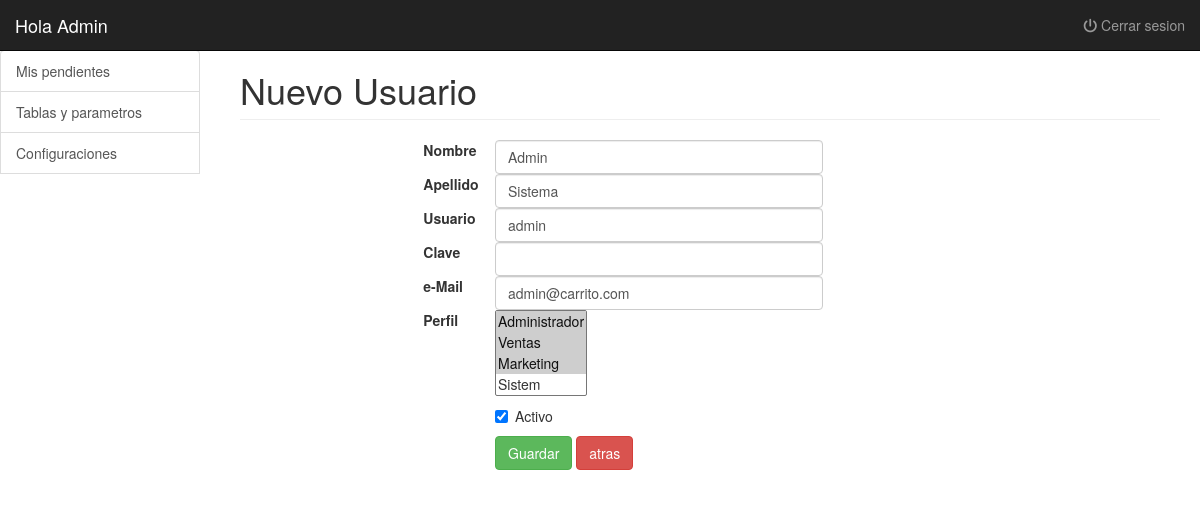
Screenshot of /tp-2/usuarios_ae.php?edit=1 (signed in) with the database file from the repository.
### tables this page shows
CREATE TABLE `usuarios` (
  `id_usuario` int(11) NOT NULL,
  `nombre` varchar(100) NOT NULL,
  `apellido` varchar(100) NOT NULL,
  `usuario` varchar(20) NOT NULL,
  `clave` varchar(50) NOT NULL,
  `email` varchar(100) NOT NULL,
  `tipo` int(2) NOT NULL,
  `activo` tinyint(1) NOT NULL,
  `salt` varchar(50) NOT NULL
);

### tp-2/clases/usuarios.php (called while the page is built, shortened)
<?php
Class Usuario{
	private $con;
	public function __construct($con){
		$this->con = $con;
	}
	public function get($id){
	    $query = "SELECT id_usuario,nombre,apellido,email,usuario,clave,activo,salt
		           FROM usuarios WHERE id_usuario = ".$id;
        $query = $this->con->query($query);
		$usuario = $query->fetch(PDO::FETCH_OBJ);
			$sql = 'SELECT perfil_id
					  FROM usuarios_perfiles
					  WHERE usuarios_perfiles.usuario_id = '.$usuario->id_usuario;
			foreach($this->con->query($sql) as $perfil){
				$usuario->perfiles[] = $perfil['perfil_id'];
			}
            return $usuario;
	}
}
?>

### tp-2/clases/perfil.php (called while the page is built, shortened)
<?php
Class Perfil{
	private $con;
	public function __construct($con){
		$this->con = $con;
	}
	public function getList(){
		$query = "SELECT id, nombre
		           FROM perfil";
        return $this->con->query($query);
	}
}
?>

### tp-2/usuarios_ae.php (the view, shortened to what this page needs)
<?php
require('header.php');
?>
<div class="container-fluid">
      <?php $userMenu = 'Usuarios';
	include('side_bar.php');
	$perfil = new Perfil($con);
	if(isset($_GET['edit'])){
            $usuario = $user->get($_GET['edit']);
	}
	?>
        <div class="col-sm-9 col-md-10 main">
	  <h1 class="page-header">
                    Nuevo Usuario
          </h1>
          <div class="col-md-2"></div>
            <form action="usuarios.php" method="post" class="col-md-6 from-horizontal">
                <div class="form-group">
                    <label for="nombre" class="col-sm-2 control-label">Nombre</label>
                    <div class="col-sm-10">
                        <input type="text" class="form-control" id="nombre" name="nombre" placeholder="" value="<?php echo isset($usuario->nombre)?$usuario->nombre:'';?>" required>
                    </div>
                </div>
                 <div class="form-group">
                    <label for="apellido" class="col-sm-2 control-label">Apellido</label>
                     <div class="col-sm-10">
                        <input type="text" class="form-control" id="apellido" name="apellido" placeholder="" value="<?php echo isset($usuario->apellido)?$usuario->apellido:'';?>" required>
                    </div>
                </div>
                 <div class="form-group">
                    <label for="usuario" class="col-sm-2 control-label">Usuario</label>
                     <div class="col-sm-10">
                        <input type="text" class="form-control" id="usuario" name="usuario" placeholder="" value="<?php echo isset($usuario->usuario)?$usuario->usuario:'';?>" required>
                    </div>
                </div>
                 <div class="form-group">
                    <label for="calve" class="col-sm-2 control-label">Clave</label>
                     <div class="col-sm-10">
                        <input type="password" class="form-control" id="clave" name="clave" placeholder="" >
                    </div>
                </div>
                 <div class="form-group">
                    <label for="email" class="col-sm-2 control-label">e-Mail</label>
                     <div class="col-sm-10">
                        <input type="email" class="form-control" id="email" name="email" placeholder="" value="<?php echo isset($usuario->email)?$usuario->email:'';?>" required>
                    </div>
                </div>
                <div class="form-group">
                    <label for="tipo" class="col-sm-2 control-label">Perfil</label>
                    <div class="col-sm-10">
                        <select name="perfil[]" id="perfil" multiple='multiple' required >
                            <?php  foreach($perfil->getList() as $t){?>
                                <option value="<?php echo $t['id']?>"
								<?php
									if(isset($usuario->perfiles)){
										if(in_array($t['id'],$usuario->perfiles)){
											echo ' selected="selected" ';
										}
									}
								?>><?php echo $t['nombre']?></option>
                            <?php }?>
                        </select>
                    </div>
                </div>
                <div class="form-group">
                    <div class="col-sm-offset-2 col-sm-10">
                    <div class="checkbox">
                        <label>
                        <input type="checkbox" name="activo" value="1" <?php echo (isset($usuario->activo)?(($usuario->activo == 1) ?'checked':''):'');?> required> Activo
                        </label>
                    </div>
                    </div>
                </div>
                <div class="form-group">
                    <div class="col-sm-offset-2 col-sm-10">
                    <button type="submit" class="btn btn-success" name="submit" >Guardar</button>
                    <a href="<?=$_SERVER["HTTP_REFERER"]?>"><button type="button" class="btn btn-danger" title="Agregar">atras</button></a>
                    </div>
                </div>
            </form>
          </div>
      </div>
	</div>
<?php include('footer.php');?>

### tp-2/css/styles.css (style rules this page uses)
body { padding-top: 50px; background-color: while; }
.main { padding: 20px; background-color: #fff; }
@media (min-width: 768px) { .main { padding-right: 40px; padding-left: 40px; } }
.main .page-header { margin-top: 0; }

### rows the page displays
usuarios: nombre "Admin", apellido "Sistema", usuario "admin", email "admin@carrito.com", activo "☑"

### other values shown
$_SESSION['usuario']['nombre'] "Admin"
form field value "Administrador ☑ / Ventas ☑ / Marketing ☑ / Sistem"
